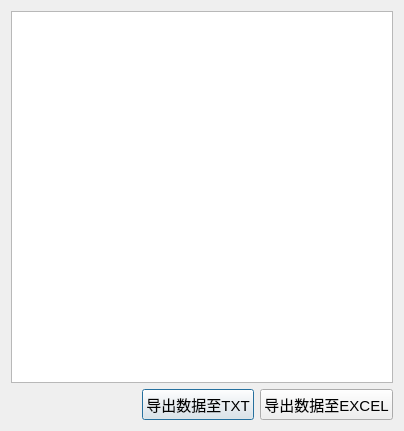
<?xml version="1.0" encoding="UTF-8"?>
<ui version="4.0">
 <class>ShowTableDialog</class>
 <widget class="QDialog" name="ShowTableDialog">
  <property name="geometry">
   <rect>
    <x>0</x>
    <y>0</y>
    <width>404</width>
    <height>431</height>
   </rect>
  </property>
  <property name="windowTitle">
   <string>Dialog</string>
  </property>
  <layout class="QVBoxLayout" name="verticalLayout_2">
   <item>
    <layout class="QVBoxLayout" name="verticalLayout">
     <item>
      <widget class="QTableWidget" name="dataTableWidget">
       <property name="font">
        <font>
         <pointsize>11</pointsize>
        </font>
       </property>
      </widget>
     </item>
     <item>
      <layout class="QHBoxLayout" name="horizontalLayout">
       <item>
        <spacer name="horizontalSpacer">
         <property name="orientation">
          <enum>Qt::Horizontal</enum>
         </property>
         <property name="sizeHint" stdset="0">
          <size>
           <width>40</width>
           <height>20</height>
          </size>
         </property>
        </spacer>
       </item>
       <item>
        <widget class="QPushButton" name="buttonTxt">
         <property name="font">
          <font>
           <family>Arial</family>
           <pointsize>11</pointsize>
          </font>
         </property>
         <property name="text">
          <string>导出数据至TXT</string>
         </property>
        </widget>
       </item>
       <item>
        <widget class="QPushButton" name="tableExportButton">
         <property name="font">
          <font>
           <family>Arial</family>
           <pointsize>11</pointsize>
           <weight>50</weight>
           <bold>false</bold>
          </font>
         </property>
         <property name="text">
          <string>导出数据至EXCEL</string>
         </property>
        </widget>
       </item>
      </layout>
     </item>
    </layout>
   </item>
  </layout>
 </widget>
 <resources/>
 <connections/>
</ui>
